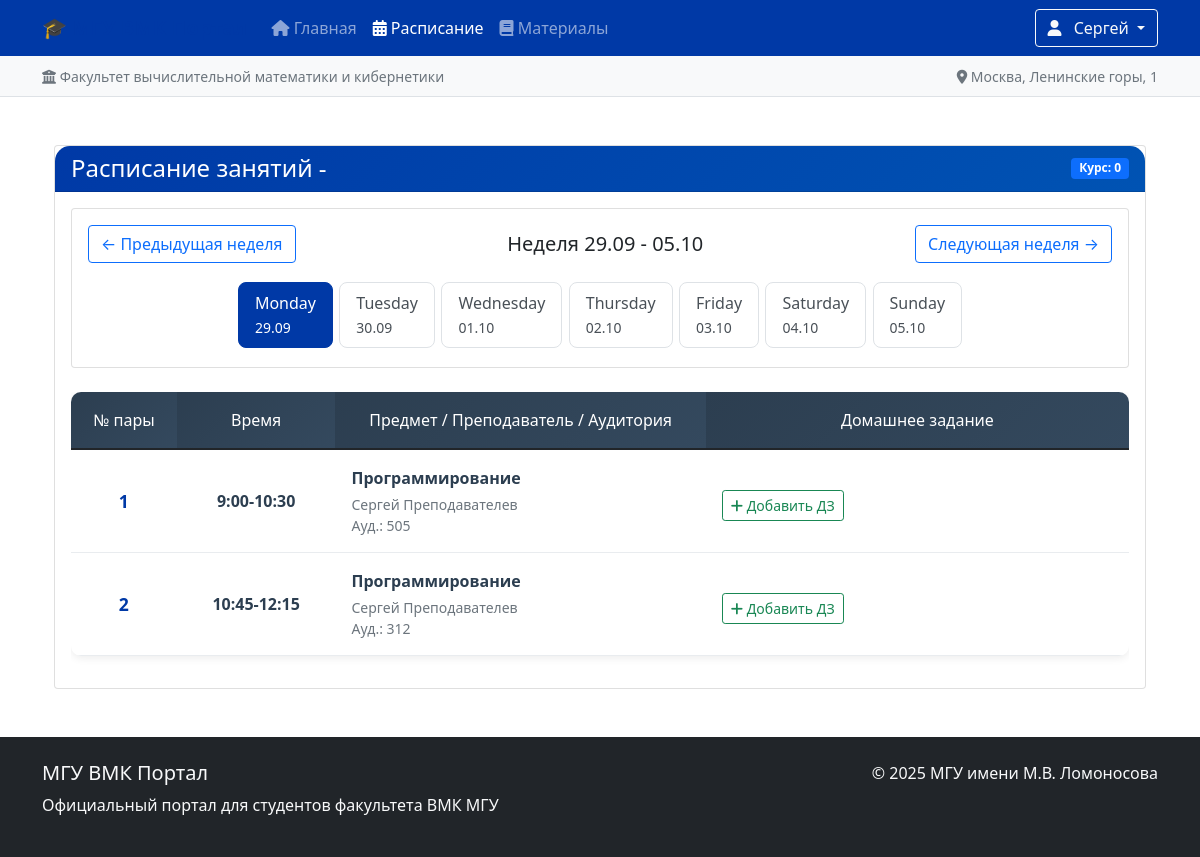
Page /schedule/?date=2025-09-29 (signed in) on the committed database.
### main/models.py (models this page shows, shortened)
class CustomUser(AbstractUser):
    ROLES = [
        ('student', 'Студент'),
        ('headman', 'Староста'),
        ('teacher', 'Преподаватель'),
        ('admin', 'Администратор'),
    ]
    student_id = models.CharField(
        max_length=20,
        unique=True,
        verbose_name='Номер студенческого'
    )
    faculty = models.CharField(
        max_length=100,
        verbose_name='Факультет'
    )
    course = models.IntegerField(verbose_name='Курс')
    role = models.CharField(
        max_length=20,
        choices=ROLES,
        default='student',
        verbose_name='Роль'
    )
    photo = models.ImageField(
        upload_to='profiles/',
        blank=True,
        null=True,
        verbose_name='Фото'
    )
    group = models.ForeignKey(
        'Group',
        on_delete=models.SET_NULL,
        null=True,
        blank=True,
        verbose_name='Группа'
    )
    class Meta:
        verbose_name = 'Пользователь'
        verbose_name_plural = 'Пользователи'

### schedule/models.py (models this page shows, shortened)
class Schedule(models.Model):
    DAYS = [
    ('Понедельник', 'Понедельник'),
    ('Вторник', 'Вторник'),
    ('Среда', 'Среда'),
    ('Четверг', 'Четверг'),
    ('Пятница', 'Пятница'),
    ('Суббота', 'Суббота'),
]
    faculty = models.CharField(max_length=100, null=True, verbose_name='Факультет')
    group = models.ForeignKey(Group, on_delete=models.CASCADE, verbose_name='Группа')
    day = models.CharField(max_length=15, choices=DAYS, verbose_name='День недели')
    lesson_number = models.IntegerField(verbose_name='Номер пары')
    teacher_id = models.CharField(
        max_length=50,
        null=True,
        unique=False,
        verbose_name='ID Преподавателя'
    )
    time = models.CharField(max_length=20, verbose_name='Время')
    subject = models.ForeignKey(Subject, on_delete=models.CASCADE, verbose_name='Предмет')
    classroom = models.CharField(max_length=50, verbose_name='Аудитория')
    class Meta:
        ordering = ['day', 'lesson_number']
        verbose_name = 'Расписание'
        verbose_name_plural = 'Расписание'

class Subject(models.Model):
    name = models.CharField(max_length=100, verbose_name='Название предмета')
    teacher = models.ForeignKey(CustomUser, on_delete=models.CASCADE, limit_choices_to={'role': 'teacher'})

### schedule/views.py (the view, shortened to what this page needs)
# urls.py: path('', views.schedule_view, name='schedule'),
@login_required
def schedule_view(request):
    user_group = request.user.group
    current_date_str = request.GET.get('date', date.today().isoformat())
    try:
        current_date = datetime.strptime(current_date_str, '%Y-%m-%d').date()
    except ValueError:
        current_date = date.today()
    start_of_week = current_date - timedelta(days=current_date.weekday())
    week_dates = [start_of_week + timedelta(days=i) for i in range(7)]
    previous_week = (current_date - timedelta(days=7)).isoformat()
    next_week = (current_date + timedelta(days=7)).isoformat()
    days_map = {
        0: 'Понедельник', 1: 'Вторник', 2: 'Среда',
        3: 'Четверг', 4: 'Пятница', 5: 'Суббота'
    }
    current_day = days_map.get(current_date.weekday(), 'monday')
    print(request.user.faculty)
    if request.user.role != "teacher":
        schedule = Schedule.objects.filter(
            faculty=request.user.faculty,
            group=user_group,
            day=current_day
        ).order_by('lesson_number')
        homework = Homework.objects.filter(due_date=current_date, group=user_group)
    else:
        schedule = Schedule.objects.filter(
            teacher_id=request.user.student_id,
            day=current_day
        ).order_by('lesson_number')
        homework = Homework.objects.filter(due_date=current_date)
    context = {
        'schedule': schedule,
        'week_dates': week_dates,
        'current_date': current_date,
        'current_date_str': current_date.isoformat(),
        'previous_week': previous_week,
        'next_week': next_week,
        'homework': homework,
        'form': HomeworkForm(),
    }
    return render(request, 'schedule.html', context)

### schedule/templates/schedule.html (shortened to what this page needs)
{% extends 'base.html' %}
{% load static %}
{% block extra_css %}
<link href="{% static 'css/schedule.css' %}" rel="stylesheet">
{% endblock %}
{% block content %}
<div class="container schedule-container mt-4">
    <div class="card">
        <div class="card-header schedule-header">
            <div class="d-flex justify-content-between align-items-center">
                <h4>Расписание занятий - {{ user.group.name }}</h4>
                <span class="badge bg-primary">Курс: {{ user.course }}</span>
            </div>
        </div>
        <div class="card-body">
            <div class="card mb-4">
                <div class="card-body">
                    <div class="d-flex justify-content-between align-items-center">
                        <a href="?date={{ previous_week }}" class="btn btn-outline-primary">
                            ← Предыдущая неделя
                        </a>
                        <h5 class="mb-0">Неделя {{ week_dates.0|date:"d.m" }} - {{ week_dates.6|date:"d.m" }}</h5>
                        <a href="?date={{ next_week }}" class="btn btn-outline-primary">
                            Следующая неделя →
                        </a>
                    </div>
                    <div class="nav nav-pills justify-content-center mt-3 day-nav-pills">
                        {% for week_date in week_dates %}
                        <a class="nav-link {% if week_date == current_date %}active{% endif %}"
                           href="?date={{ week_date|date:'Y-m-d' }}">
                            {{ week_date|date:"l" }}<br>
                            <small>{{ week_date|date:"d.m" }}</small>
                        </a>
                        {% endfor %}
                    </div>
                </div>
            </div>
            <div class="table-responsive">
                <table class="table table-hover schedule-table">
                    <thead class="table-dark">
                        <tr>
                            <th style="width: 10%">№ пары</th>
                            <th style="width: 15%">Время</th>
                            <th style="width: 35%">Предмет / Преподаватель / Аудитория</th>
                            <th style="width: 40%">Домашнее задание</th>
                        </tr>
                    </thead>
                    <tbody>
                        {% for lesson in schedule %}
                        <tr>
                            <td class="fw-bold lesson-number">{{ lesson.lesson_number }}</td>
                            <td class="lesson-time">{{ lesson.time }}</td>
                            <td>
                                <div class="fw-bold lesson-subject">{{ lesson.subject.name }}</div>
                                <div class="text-muted small">{{ lesson.subject.teacher.get_full_name }}</div>
                                <div class="text-muted small">Ауд.: {{ lesson.classroom }}</div>
                            </td>
                            <td>
                                {% if user.role in 'headman teacher admin' %}
                                <button class="btn btn-sm btn-outline-success mt-2"
                                        data-bs-toggle="modal"
                                        data-bs-target="#editHomeworkModal{{ lesson.id }}">
                                    <i class="fas fa-plus"></i> Добавить ДЗ
                                </button>
                                {% else %}
                                    {% if not homework or not homework|length %}
                                    <span class="text-muted">ДЗ не задано</span>
                                    {% endif %}
                                {% endif %}
                            </td>
                        </tr>
                        {% endfor %}
                    </tbody>
                </table>
            </div>
        </div>
    </div>
</div>
{% endblock %}

### templates/partials/header.html (shortened to what this page needs)
<header class="bg-msu">
    <div class="container">
        <nav class="navbar navbar-expand-lg navbar-dark">
            <a class="navbar-brand" href="{% url 'home' %}">
                🎓 МГУ ВМК Портал
            </a>
            <div class="collapse navbar-collapse" id="navbarNav">
                <ul class="navbar-nav me-auto">
                    <li class="nav-item">
                        <a class="nav-link {% if request.resolver_match.url_name == 'home' %}active{% endif %}"
                           href="{% url 'home' %}">
                            <i class="fas fa-home"></i> Главная
                        </a>
                    </li>
                    <li class="nav-item">
                        <a class="nav-link {% if 'schedule' in request.resolver_match.url_name %}active{% endif %}"
                           href="{% url 'schedule' %}">
                            <i class="fas fa-calendar-alt"></i> Расписание
                        </a>
                    </li>
                    <li class="nav-item">
                        <a class="nav-link {% if 'materials' in request.resolver_match.url_name %}active{% endif %}"
                           href="{% url 'materials' %}">
                            <i class="fas fa-book"></i> Материалы
                        </a>
                    </li>
                </ul>
                <div class="navbar-nav">
                    {% if user.is_authenticated %}
                    <div class="dropdown">
                        <button class="btn btn-outline-light dropdown-toggle" type="button"
                                data-bs-toggle="dropdown">
                            {% if user.photo %}
                            <img src="{{ user.photo.url }}" class="profile-img me-2">
                            {% else %}
                            <i class="fas fa-user me-2"></i>
                            {% endif %}
                            {{ user.first_name }}
                        </button>
                    </div>
                    {% else %}
                    <a href="{% url 'login' %}" class="btn btn-outline-light">
                        <i class="fas fa-sign-in-alt"></i> Войти
                    </a>
                    {% endif %}
                </div>
            </div>
        </nav>
    </div>
</header>
<div class="bg-light border-bottom">
    <div class="container py-2">
        <div class="d-flex justify-content-between align-items-center">
            <div>
                <small class="text-muted">
                    <i class="fas fa-university"></i> Факультет вычислительной математики и кибернетики
                </small>
            </div>
            <div>
                <small class="text-muted">
                    <i class="fas fa-map-marker-alt"></i> Москва, Ленинские горы, 1
                </small>
            </div>
        </div>
    </div>
</div>

### static/css/base.css (style rules this page uses)
.navbar-brand { font-weight: bold; color: #0039a6 !important; }
.bg-msu { background-color: #0039a6; }
body { display: flex; flex-direction: column; min-height: 100vh; }

### static/css/schedule.css (style rules this page uses)
.schedule-container { max-width: 1200px; }
.schedule-header { background: linear-gradient(135deg, #0039a6 0%, #0053b3 100%); color: white; border-radius: 15px 15px 0 0 !important; }
.schedule-header h4 { font-weight: 300; margin: 0; }
.day-nav-pills .nav-link { border-radius: 8px; padding: 0.5rem 1rem; margin: 0.2rem; color: #495057; border: 1px solid #dee2e6; transition: all 0.2s ease; }
.day-nav-pills .nav-link.active { background-color: #0039a6; border-color: #0039a6; color: white; }
.schedule-table { border-radius: 10px; overflow: hidden; box-shadow: 0 2px 8px rgba(0, 0, 0, 0.08); }
.schedule-table thead th { background: linear-gradient(135deg, #2c3e50 0%, #34495e 100%); color: white; border: none; padding: 1rem; font-weight: 500; text-align: center; }
.schedule-table tbody td { padding: 1rem; vertical-align: middle; border-color: #e9ecef; }
.lesson-time { font-weight: 600; color: #2c3e50; text-align: center; }
.lesson-number { font-weight: bold; color: #0039a6; text-align: center; font-size: 1.1em; }
.lesson-subject { font-weight: 600; color: #2c3e50; margin-bottom: 0.25rem; }

### rows in the picture
CustomUser: first_name "Сергей", course "0"
Schedule: lesson_number "1", time "9:00-10:30", subject.name "Программирование", subject.teacher.get_full_name "Сергей Преподавателев", classroom "505"
Schedule: lesson_number "2", time "10:45-12:15", subject.name "Программирование", subject.teacher.get_full_name "Сергей Преподавателев", classroom "312"

### other values in the picture
{{ week_dates.0|date:"d.m" }} "29.09"
{{ week_dates.6|date:"d.m" }} "05.10"
{{ week_date|date:"l" }} "Monday" "Tuesday" "Wednesday" "Thursday" "Friday" "Saturday" "Sunday"
{{ week_date|date:"d.m" }} "29.09" "30.09" "01.10" "02.10" "03.10" "04.10" "05.10"
